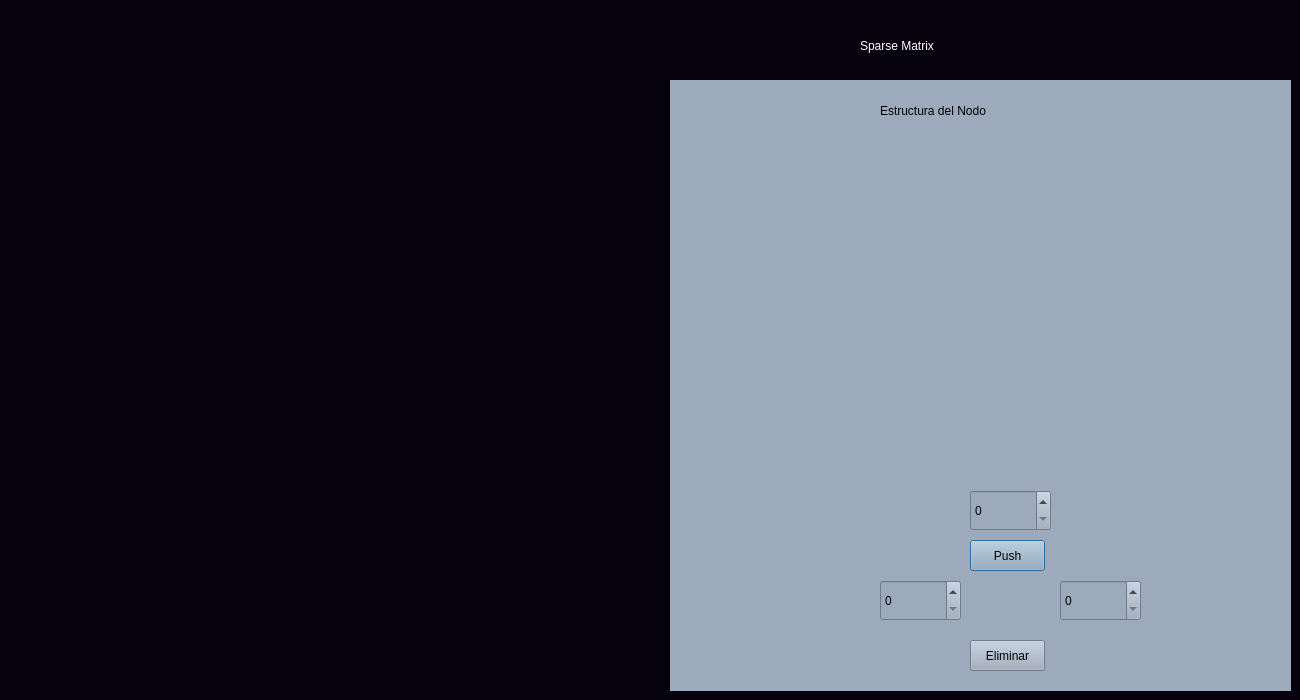
<?xml version="1.0" encoding="UTF-8"?>
<ui version="4.0">
 <class>matrizesparzaform</class>
 <widget class="QDialog" name="matrizesparzaform">
  <property name="geometry">
   <rect>
    <x>0</x>
    <y>0</y>
    <width>1300</width>
    <height>700</height>
   </rect>
  </property>
  <property name="windowTitle">
   <string>Dialog</string>
  </property>
  <property name="styleSheet">
   <string notr="true">background: rgb(5,2,13);</string>
  </property>
  <widget class="QScrollArea" name="scrollArea">
   <property name="geometry">
    <rect>
     <x>10</x>
     <y>60</y>
     <width>641</width>
     <height>581</height>
    </rect>
   </property>
   <property name="widgetResizable">
    <bool>true</bool>
   </property>
   <widget class="QWidget" name="scrollAreaWidgetContents_2">
    <property name="geometry">
     <rect>
      <x>0</x>
      <y>0</y>
      <width>639</width>
      <height>579</height>
     </rect>
    </property>
    <layout class="QGridLayout" name="gridLayout_2">
     <item row="0" column="0">
      <widget class="QLabel" name="labelGrafico_2">
       <property name="text">
        <string/>
       </property>
      </widget>
     </item>
    </layout>
   </widget>
  </widget>
  <widget class="QWidget" name="widget" native="true">
   <property name="geometry">
    <rect>
     <x>670</x>
     <y>80</y>
     <width>621</width>
     <height>611</height>
    </rect>
   </property>
   <property name="styleSheet">
    <string notr="true">background: #9DAABC;</string>
   </property>
   <widget class="QPushButton" name="btnPush">
    <property name="geometry">
     <rect>
      <x>300</x>
      <y>460</y>
      <width>75</width>
      <height>31</height>
     </rect>
    </property>
    <property name="text">
     <string>Push</string>
    </property>
   </widget>
   <widget class="QPushButton" name="btnDelete">
    <property name="geometry">
     <rect>
      <x>300</x>
      <y>560</y>
      <width>75</width>
      <height>31</height>
     </rect>
    </property>
    <property name="text">
     <string>Eliminar</string>
    </property>
   </widget>
   <widget class="QSpinBox" name="spinBox">
    <property name="geometry">
     <rect>
      <x>300</x>
      <y>410</y>
      <width>81</width>
      <height>41</height>
     </rect>
    </property>
   </widget>
   <widget class="QSpinBox" name="spinBoxFil">
    <property name="geometry">
     <rect>
      <x>210</x>
      <y>500</y>
      <width>81</width>
      <height>41</height>
     </rect>
    </property>
   </widget>
   <widget class="QSpinBox" name="spinBoxCol">
    <property name="geometry">
     <rect>
      <x>390</x>
      <y>500</y>
      <width>81</width>
      <height>41</height>
     </rect>
    </property>
   </widget>
   <widget class="QLabel" name="label_2">
    <property name="geometry">
     <rect>
      <x>210</x>
      <y>10</y>
      <width>201</width>
      <height>41</height>
     </rect>
    </property>
    <property name="styleSheet">
     <string notr="true">background: transparent;
font: 14pt &quot;Cooper Black&quot;;
color: black;</string>
    </property>
    <property name="text">
     <string>Estructura del Nodo</string>
    </property>
    <property name="textFormat">
     <enum>Qt::AutoText</enum>
    </property>
   </widget>
   <widget class="QLabel" name="labelCodeImg">
    <property name="geometry">
     <rect>
      <x>130</x>
      <y>70</y>
      <width>351</width>
      <height>321</height>
     </rect>
    </property>
    <property name="text">
     <string/>
    </property>
   </widget>
  </widget>
  <widget class="QLabel" name="label">
   <property name="geometry">
    <rect>
     <x>860</x>
     <y>30</y>
     <width>241</width>
     <height>31</height>
    </rect>
   </property>
   <property name="styleSheet">
    <string notr="true">background: transparent;
font: 25pt &quot;Cooper Black&quot;;
color: white;</string>
   </property>
   <property name="text">
    <string>Sparse Matrix</string>
   </property>
   <property name="textFormat">
    <enum>Qt::AutoText</enum>
   </property>
  </widget>
 </widget>
 <resources/>
 <connections/>
</ui>
